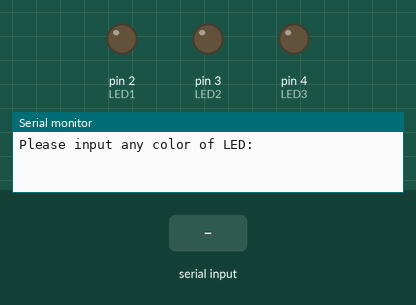
Simulated run of this sketch. Board: Arduino Uno, built with avr-gcc and run on an emulated ATmega328P. Shown: output pins drawn as LEDs (lit = HIGH), the last lines printed to the serial monitor. Inputs (shaded band) come from the test bench.

Above: at 1.2 s.
1.3 s: "green" received over Serial
At 3.5 s:
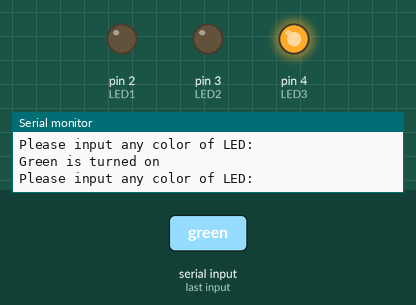
3.8 s: "blue" received over Serial
At 5.4 s:
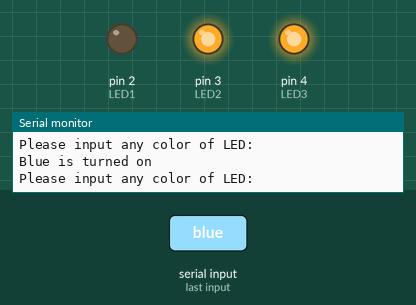
6.3 s: "yellow" received over Serial
At 8.5 s:
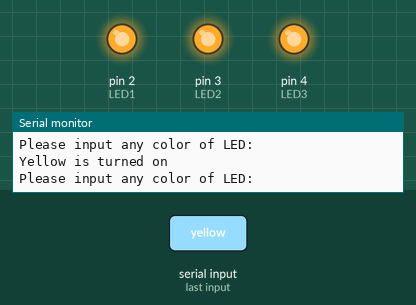
8.8 s: "green" received over Serial
At 10.4 s:
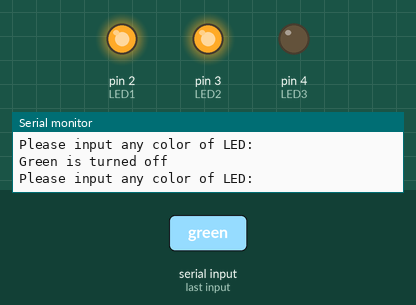
11.3 s: "blue" received over Serial
At 13.5 s:
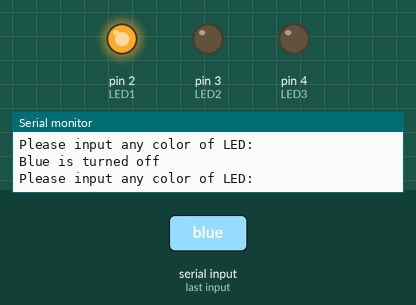
Timing chart, 0 to 14.8 s (numbered marks = the images above; inputs shaded):
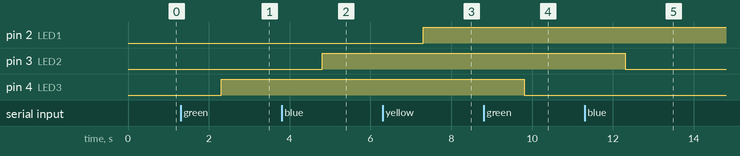

The sketch:

SerialMonitor.ino
```cpp
String input;
const int LED1 = 2;
const int LED2 = 3;
const int LED3 = 4;

void setup() {
  Serial.begin(9600);
  pinMode(2, OUTPUT);
  pinMode(3, OUTPUT);
  pinMode(4, OUTPUT);

  digitalWrite(LED1, LOW);
  digitalWrite(LED2, LOW);
  digitalWrite(LED3, LOW);

  Serial.println("Please input any color of LED:");
}

void loop() {
  while(Serial.available()) {
    input = Serial.readString();// read the incoming data as string

    input.toLowerCase();
    if(input == "green"){
      if(digitalRead(LED3)){
        Serial.println("Green is turned off");
        digitalWrite(LED3, LOW);
      } else {
        Serial.println("Green is turned on");
        digitalWrite(LED3, HIGH);
      }
    }

    if (input == "blue"){
      if(digitalRead(LED2)){
        digitalWrite(LED2, LOW);
        Serial.println("Blue is turned off");
      } else {
        digitalWrite(LED2, HIGH);
        Serial.println("Blue is turned on");
      }
    }

    if (input == "yellow"){
      if(digitalRead(LED1)){
        digitalWrite(LED1, LOW);
        Serial.println("Yellow is turned off");
      } else {
        digitalWrite(LED1, HIGH);
        Serial.println("Yellow is turned on");
      }
    }

    if(input == "off"){
      digitalWrite(LED1, LOW);
      digitalWrite(LED2, LOW);
      digitalWrite(LED3, LOW);
      Serial.println("All LEDs is turned off");
    } else if (input == "on"){
      digitalWrite(LED1, HIGH);
      digitalWrite(LED2, HIGH);
      digitalWrite(LED3, HIGH);
      Serial.println("All LEDs is turned on");
    }

    Serial.println("Please input any color of LED:");
    delay(500);
  }
}
```

Measured:
- after the input at 1.3 s, pin 4 (LED3): LOW → HIGH after 1.0 s
- after the input at 3.8 s, pin 3 (LED2): LOW → HIGH after 1.0 s
- after the input at 6.3 s, pin 2 (LED1): LOW → HIGH after 1.0 s
- after the input at 8.8 s, pin 4 (LED3): HIGH → LOW after 1.0 s
- after the input at 11.3 s, pin 3 (LED2): HIGH → LOW after 1.0 s
